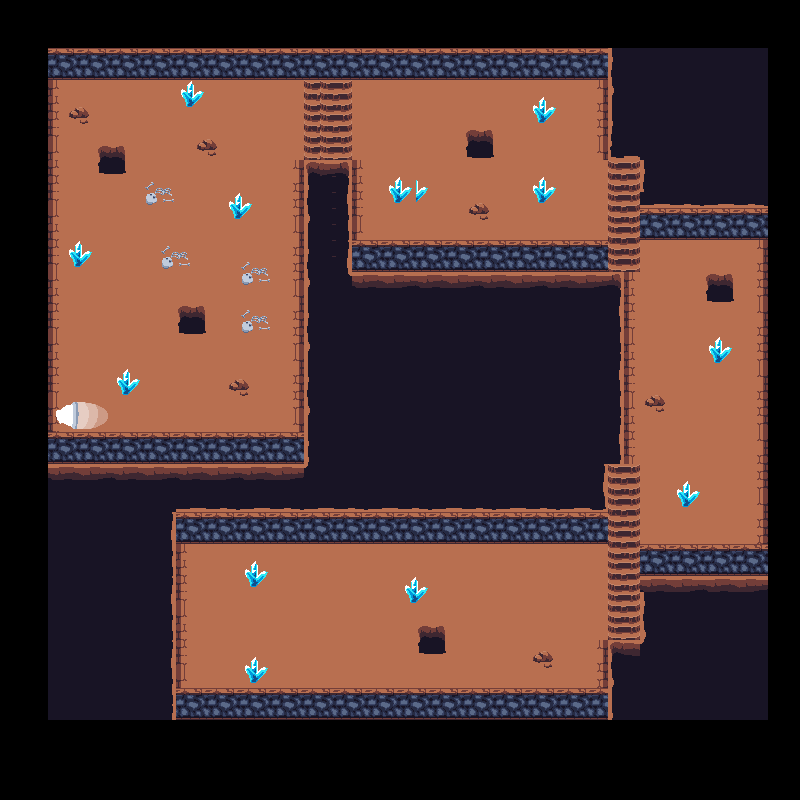

The image is a tile-based game level rendered from a .tmx file. Its description and source (layers, tilesets, objects; grid data summarised) follow:
An orthogonal 50x50 tile map with 16x16 px tiles, 4 tile layers (background, stairs, walls, decorations) and 45 objects (36x collision, exit_dungeon, spawn_dungeon, boss_path1, boss_path2, ...).

<map version="1.5" tiledversion="1.7.2" orientation="orthogonal" renderorder="right-down" width="50" height="50" tilewidth="16" tileheight="16" infinite="0" nextlayerid="7" nextobjectid="57">
 <tileset firstgid="1" source="dungeon.tsx" />
 <layer id="1" name="background" width="50" height="50">
  <data>[2500 cells, 1066 non-empty, 16 distinct tile ids]</data>
 </layer>
 <layer id="2" name="stairs" width="50" height="50">
  <data>[2500 cells, 51 non-empty, 4 distinct tile ids]</data>
 </layer>
 <layer id="3" name="walls" width="50" height="50">
  <data>[2500 cells, 1032 non-empty, 44 distinct tile ids]</data>
 </layer>
 <layer id="4" name="decorations" width="50" height="50">
  <data>[2500 cells, 98 non-empty, 20 distinct tile ids]</data>
 </layer>
 <objectgroup id="5" name="objects">
  <object id="1" name="collision" x="52.0574" y="49.3176" width="558.932" height="28.7686" />
  <object id="2" name="collision" x="50.6875" y="54.7973" width="8.21959" height="416.459" />
  <object id="3" name="collision" x="53.4273" y="432.899" width="247.958" height="41.098" />
  <object id="4" name="collision" x="293.165" y="161.652" width="16.4392" height="310.975" />
  <object id="5" name="collision" x="298.645" y="163.022" width="57.5371" height="9.58952" />
  <object id="6" name="collision" x="347.963" y="167.132" width="10.9595" height="112.334" />
  <object id="7" name="collision" x="350.703" y="241.108" width="253.437" height="46.5777" />
  <object id="9" name="collision" x="600.03" y="52.0574" width="9.58952" height="108.225" />
  <object id="10" name="collision" x="610.99" y="157.542" width="30.1385" height="5.47973" />
  <object id="12" name="collision" x="641.128" y="161.652" width="126.034" height="78.0861" />
  <object id="13" name="collision" x="758.942" y="243.848" width="8.21959" height="343.853" />
  <object id="14" name="collision" x="608.25" y="275.356" width="21.9189" height="187.681" />
  <object id="15" name="collision" x="642.498" y="545.233" width="126.034" height="45.2078" />
  <object id="16" name="collision" x="642.498" y="595.92" width="6.84966" height="56.1672" />
  <object id="17" name="collision" x="605.51" y="465.777" width="4.1098" height="75.3463" />
  <object id="18" name="collision" x="172.611" y="508.245" width="432.899" height="32.8784" />
  <object id="19" name="collision" x="171.242" y="513.725" width="10.9595" height="204.12" />
  <object id="20" name="collision" x="171.242" y="690.446" width="439.748" height="26.0287" />
  <object id="21" name="collision" x="605.51" y="643.868" width="45.2078" height="75.3463" />
  <object id="22" name="collision" x="182.201" y="82.1959" width="19.179" height="26.0287" />
  <object id="24" name="collision" x="69.8665" y="242.478" width="20.549" height="27.3986" />
  <object id="25" name="collision" x="112.334" y="369.882" width="28.7686" height="27.3986" />
  <object id="26" name="collision" x="226.039" y="191.79" width="26.0287" height="30.1385" />
  <object id="27" name="collision" x="387.691" y="178.091" width="41.098" height="27.3986" />
  <object id="28" name="collision" x="531.534" y="100.005" width="21.9189" height="21.9189" />
  <object id="29" name="collision" x="530.164" y="180.831" width="26.0287" height="20.549" />
  <object id="30" name="collision" x="704.145" y="337.003" width="26.0287" height="28.7686" />
  <object id="31" name="collision" x="675.376" y="480.846" width="24.6588" height="27.3986" />
  <object id="32" name="collision" x="401.39" y="578.111" width="27.3986" height="27.3986" />
  <object id="33" name="collision" x="242.478" y="558.932" width="26.0287" height="30.1385" />
  <object id="34" name="collision" x="245.218" y="654.827" width="21.9189" height="28.7686" />
  <object id="35" name="exit_dungeon" x="62.4327" y="400.431" width="26.9107" height="29.0635" />
  <object id="36" name="spawn_dungeon" x="219.591" y="609.795">
   <point />
  </object>
  <object id="37" name="collision" x="420.877" y="628.54" width="23.3204" height="24.4309" />
  <object id="38" name="collision" x="179.9" y="308.717" width="26.6519" height="25.5414" />
  <object id="39" name="collision" x="101.055" y="145.475" width="23.3204" height="28.8728" />
  <object id="40" name="collision" x="469.739" y="133.259" width="23.3204" height="22.2099" />
  <object id="41" name="collision" x="706.274" y="274.292" width="27.7624" height="27.7624" />
 </objectgroup>
 <objectgroup id="6" name="NPCpaths">
  <object id="42" name="boss_path1" x="143.345" y="127.486" width="16.4694" height="15.8595" />
  <object id="44" name="boss_path2" x="144.565" y="352.568" width="15.2495" height="15.2495" />
  <object id="47" name="boss_path3" x="240.332" y="352.568" width="15.8595" height="14.6395" />
  <object id="48" name="boss_path4" x="240.942" y="240.332" width="14.6395" height="15.8595" />
  <object id="51" name="boss_path5" x="113.456" y="240.942" width="14.0295" height="14.6395" />
  <object id="53" name="boss_path6" x="112.236" y="192.753" width="14.6395" height="15.2495" />
  <object id="56" name="boss_path7" x="144.565" y="192.753" width="13.4195" height="15.2495" />
 </objectgroup>
</map>
